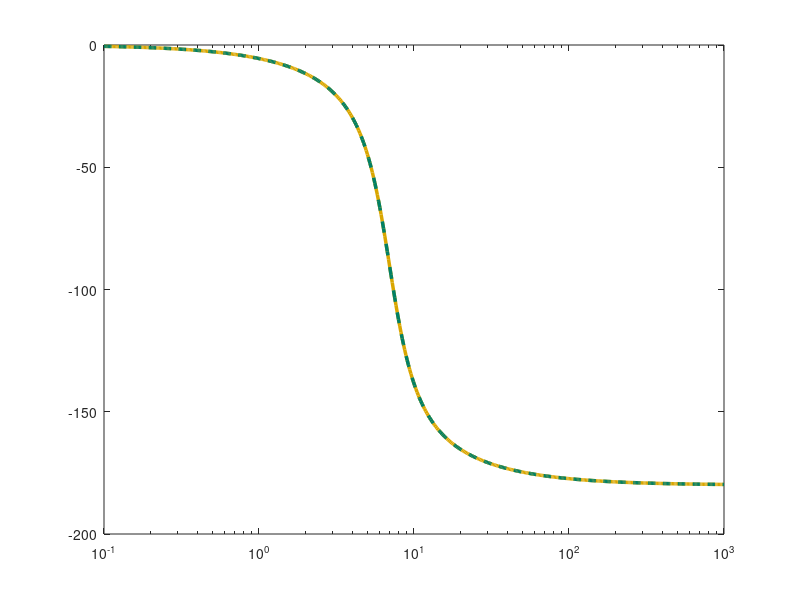

MATLAB code to generate this figure: (Note: this script raises an error after producing the figure.)
K = 3.254; T = 0.144; xi = 0.33;
sys = tf(K, [T^2 2*xi*T 1]);
w = logspace(-1, 3, 500);

a = zeros(size(w));
a(w > 1/T) = 1;
phi_theory = -a*pi - atan( (2*xi*T.*w) ./ (1 - (w*T).^2) );
[mag, phase] = bode(sys, w);
phase = squeeze(phase);
phi_deg = phi_theory * 180/pi;

figure('Position', [100 100 900 400], 'Color','white');
semilogx(w, phi_deg, 'Color', [0.85, 0.65, 0], 'LineStyle', '-', 'LineWidth', 2.5); 
hold on;
semilogx(w, phase, 'Color', [0, 0.5, 0.4], 'LineStyle', '--', 'LineWidth', 2.5);

ax = gca; ax.LineWidth = 1.5; ax.FontSize = 13;
ax.XColor = [0.3 0.3 0.3]; ax.YColor = [0.3 0.3 0.3];
ax.GridColor = [0.9 0.9 0.9]; ax.GridAlpha = 0.4;
ax.MinorGridColor = [0.95 0.95 0.95]; ax.MinorGridAlpha = 0.2;
grid on; grid minor; box on; 

xlabel('\omega'); 
ylabel('φ(\omega)');
legend('φ_{theor}', 'φ_{sys}', 'Location','northeast','FontSize',15);
exportgraphics(gcf, '../../../images/task2/freq/lfch2.png', 'Resolution', 500);
